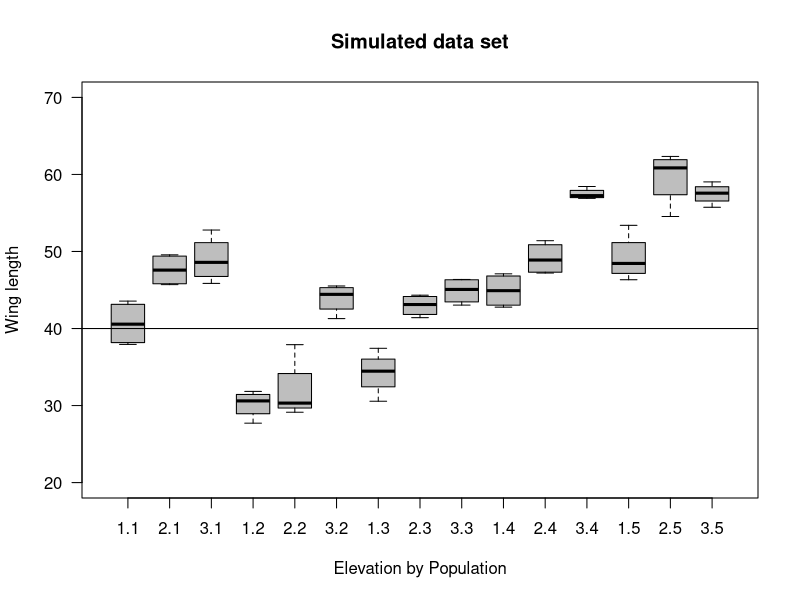
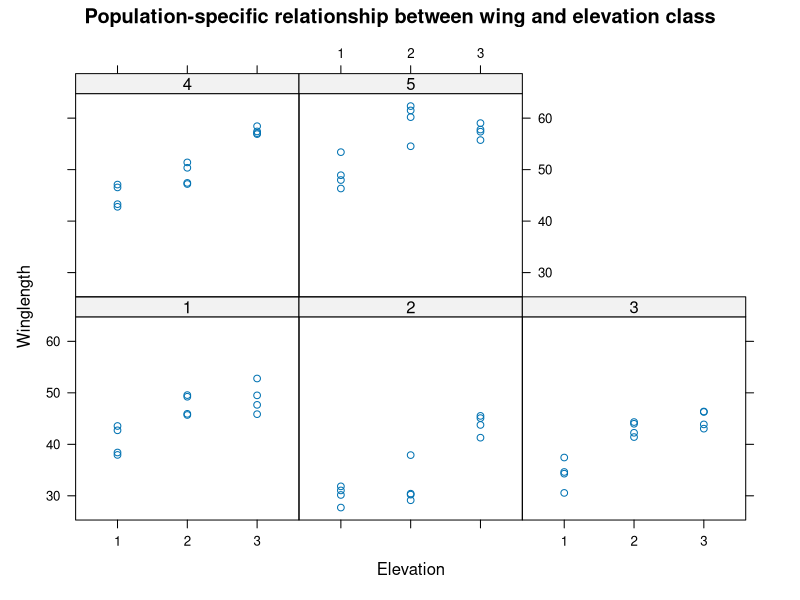
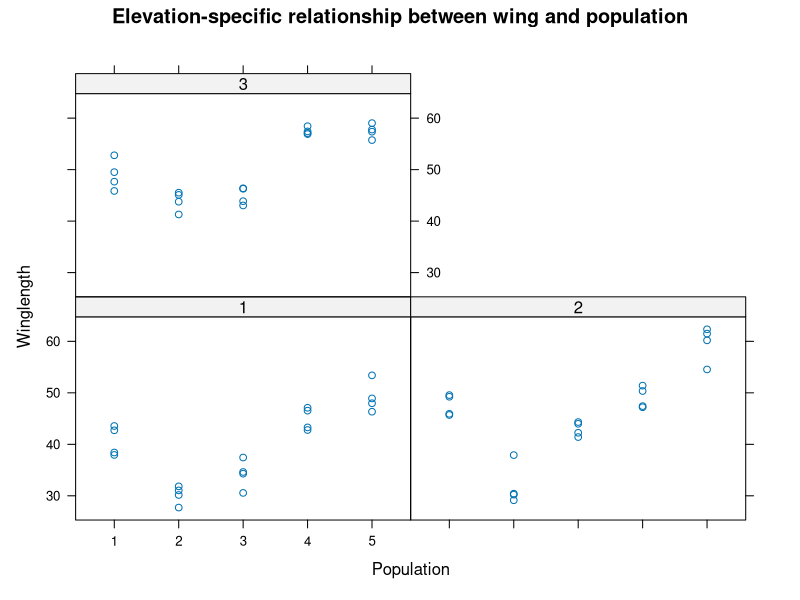

Source code (R) for these figures, in order:
#TWO WAY ANOVA
#We will use the mourning cloak butterfly as an illustration for two way ANOVAs.
#Assume that we measured wing length of butterflies in each of three elevation
#classes in five different populations and that the effects of these factors
#interact. 

# Generate the data
# Choose sample size
n.pop <-5
n.elev <-3
nsample <-12
n <-n.pop*nsample

# Create factor levels
pop <-gl(n=n.pop,k=nsample,length=n)
elev <-gl(n=n.elev,k=nsample/n.elev,length=n)

# Choose effects
baseline <-40 #Intercept
pop.effects = c(-10, -5, 5,10) #Population effects
elev.effects  = c(5,10) #Elev effects
interaction.effects <- c(-2, 3,0,4,4,0,3, -2) #Interaction effects
all.effects <- c(baseline,pop.effects,elev.effects,interaction.effects)
sigma <- 3
eps <-rnorm(n,0,sigma) #Residuals
X <-as.matrix(model.matrix(~pop*elev)) #Create design matrix
X #Have a look at the design matrix

#Use matrix multiplication to assemble all components of the data
wing <-as.numeric(as.matrix(X)%*%as.matrix(all.effects)+eps)

#Plot the generated data
boxplot(wing ~elev*pop, col="grey",xlab="Elevation by Population", ylab=
          "Wing length",main="Simulated data set", las=1,ylim=c(20,70))
abline(h =40)

#Explore the data further by looking at a conditioning plot to examine
#the relationship between population and elevation on the data

library("lattice") # Load the lattice library
xyplot(wing ~elev|pop,ylab="Winglength",xlab="Elevation",main=
         "Population-specific relationship between wing and elevation class")

xyplot(wing ~pop|elev,ylab="Winglength",xlab="Population",main=
         "Elevation-specific relationship between wing and population")

#########
#Compare to the effects we used to generate the data
all.effects
#To the coefficient estimates  of the two-way interaction ANOVA model 
lm(wing ~ pop*elev)

#Are the parameter estimates the same?  Why or why not?

#As a check, let's create 1000 data sets and run the analysis 
#on all of those.

n.iter <-1000 # Desired number of iterations
estimates <-array(dim=c(n.iter,length(all.effects))) #Data structure to hold results

for(i in 1:n.iter){  #Run simulation n.iter times
  eps <- rnorm(n,0,sigma) #Residuals
  y <- as.numeric(as.matrix(X) %*% as.matrix(all.effects)+eps) #Assemble data
  fit.model <- lm(y ~ pop*elev)  #Break down data
  estimates[i,] <- fit.model$coefficients  #Save estimates of coefs.
}

print(apply(estimates,2,mean),dig=2)  #What does the apply function do?
all.effects

#What does this tell us?  Why did we do this?


####################
#Try fitting the model with only main effects first
mainfit = lm(wing ~elev+pop)
mainfit

#Let's now fit the interaction model with a means parameterization
intfit <-lm(wing ~ elev*pop -1 -pop -elev)
intfit

